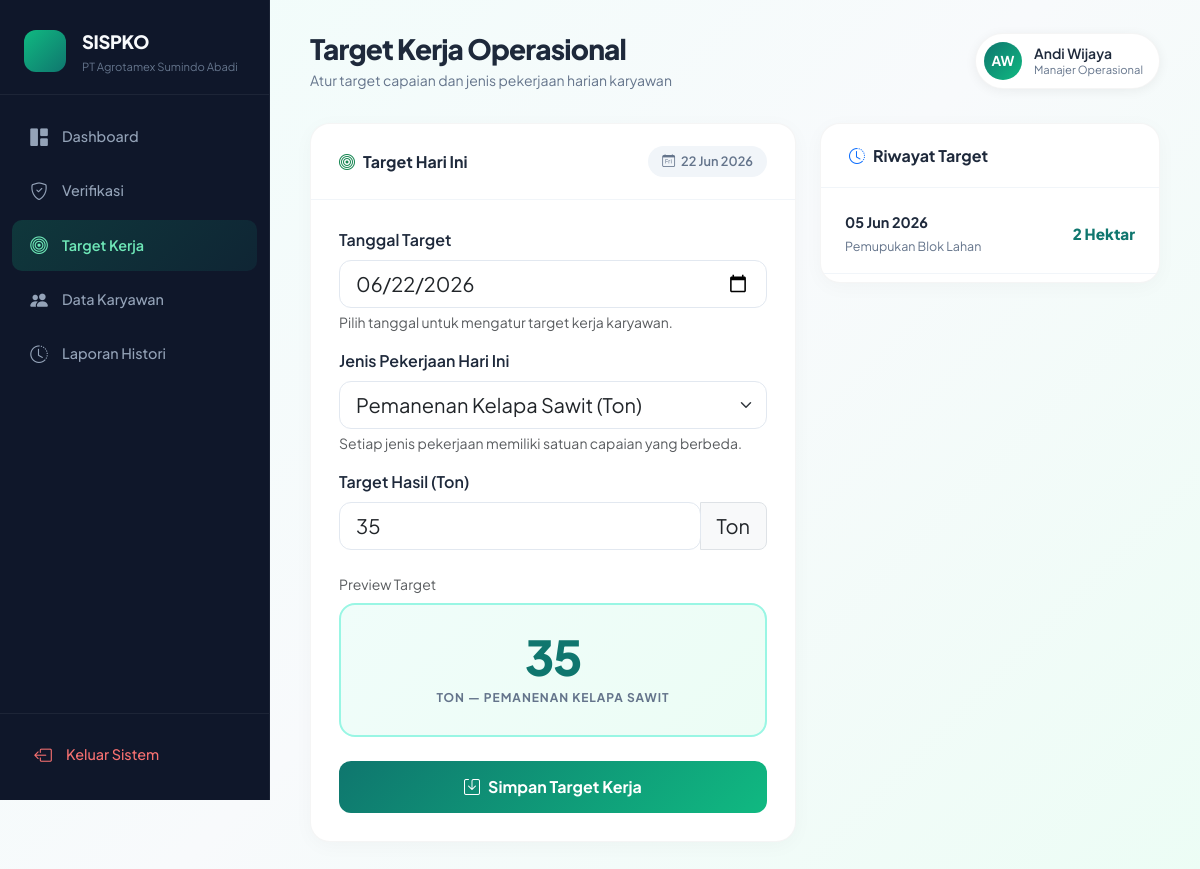
The page /input_target.php (signed in) on the database its author committed.
### tables this page shows
CREATE TABLE `target_harian` (
  `id_target` int(11) NOT NULL,
  `tanggal` date NOT NULL,
  `target_ton` decimal(10,2) NOT NULL DEFAULT 35.00,
  `jenis_pekerjaan` varchar(100) NOT NULL,
  `satuan` varchar(20) NOT NULL DEFAULT 'Ton',
  `diupdate_oleh` int(11) DEFAULT NULL,
  `updated_at` timestamp NOT NULL DEFAULT current_timestamp() ON UPDATE current_timestamp()
);

### includes/target_helper.php (called while the page is built, shortened)
<?php
function daftarJenisPekerjaan() {
    return [
        'Pemanenan Kelapa Sawit' => [
            'satuan'         => 'Ton',
            'default_target' => 35,
            'step'           => 0.1,
            'placeholder'    => 'Contoh: 32.4',
        ],
        'Pemupukan Blok Lahan' => [
            'satuan'         => 'Hektar',
            'default_target' => 10,
            'step'           => 0.1,
            'placeholder'    => 'Contoh: 8.5',
        ],
        'Penyemprotan Gulma/Rumput' => [
            'satuan'         => 'Liter',
            'default_target' => 200,
            'step'           => 1,
            'placeholder'    => 'Contoh: 180',
        ],
    ];
}
function getInfoPekerjaan($jenis) {
    $daftar = daftarJenisPekerjaan();
    return $daftar[$jenis] ?? [
        'satuan'         => 'Unit',
        'default_target' => 1,
        'step'           => 0.1,
        'placeholder'    => 'Contoh: 10',
    ];
}
function formatHasil($nilai, $satuan) {
    $num = is_numeric($nilai) ? (float) $nilai : 0;
    $formatted = (floor($num) == $num) ? number_format($num, 0) : number_format($num, 1);
    return $formatted . ' ' . $satuan;
}
function enrichTarget($target) {
    return $target;
}
function ensureTargetTable($koneksi) {
    mysqli_query($koneksi, "
        CREATE TABLE IF NOT EXISTS target_harian (
            id_target INT AUTO_INCREMENT PRIMARY KEY,
            tanggal DATE NOT NULL UNIQUE,
            target_ton DECIMAL(10,2) NOT NULL DEFAULT 35,
            jenis_pekerjaan VARCHAR(100) NOT NULL,
            satuan VARCHAR(20) NOT NULL DEFAULT 'Ton',
            diupdate_oleh INT NULL,
            updated_at TIMESTAMP DEFAULT CURRENT_TIMESTAMP ON UPDATE CURRENT_TIMESTAMP
        )
    ");
    $cek = mysqli_query($koneksi, "SHOW COLUMNS FROM target_harian LIKE 'satuan'");
}
function getTargetByTanggal($koneksi, $tanggal) {
    ensureTargetTable($koneksi);
    $tanggal = mysqli_real_escape_string($koneksi, $tanggal);
    $q = mysqli_query($koneksi, "SELECT * FROM target_harian WHERE tanggal='$tanggal' LIMIT 1");
    return null;
}
function getTargetDefault($jenis = 'Pemanenan Kelapa Sawit') {
    $info = getInfoPekerjaan($jenis);
    return [
        'target_ton'      => $info['default_target'],
        'jenis_pekerjaan' => $jenis,
        'satuan'          => $info['satuan'],
        'tanggal'         => date('Y-m-d'),
    ];
}
function getTargetAktif($koneksi, $tanggal = null) {
    $tanggal = $tanggal ?? date('Y-m-d');
    $target = getTargetByTanggal($koneksi, $tanggal);
    $def = getTargetDefault();
    $def['tanggal'] = $tanggal;
    return $def;
}
function getRiwayatTarget($koneksi, $limit = 7) {
    ensureTargetTable($koneksi);
    $limit = (int) $limit;
    return mysqli_query($koneksi, "SELECT * FROM target_harian ORDER BY tanggal DESC LIMIT $limit");
}

### input_target.php (the view, shortened to what this page needs)
<?php
include 'includes/manajer_init.php';
include_once 'includes/target_helper.php';
$tanggal_form = $_POST['tanggal'] ?? $_GET['tanggal'] ?? date('Y-m-d');
$target_aktif = getTargetAktif($koneksi, $tanggal_form);
$info_aktif   = getInfoPekerjaan($target_aktif['jenis_pekerjaan']);
$is_hari_ini = ($tanggal_form === date('Y-m-d'));
$riwayat = getRiwayatTarget($koneksi, 5);
$pekerjaanMap = daftarJenisPekerjaan();
include 'includes/manajer_header.php';
?>
<div class="target-layout">
    <div class="panel target-panel">
        <div class="panel-header">
            <h5><i class="bi bi-bullseye text-success"></i> <?= $is_hari_ini ? 'Target Hari Ini' : 'Atur Target' ?></h5>
            <?php if ($is_hari_ini): ?>
                <span class="stat-pill"><i class="bi bi-calendar-day"></i> <?= date('d M Y') ?></span>
            <?php endif; ?>
        </div>
        <div class="panel-body">
            <form method="POST" action="">
                <div class="mb-3">
                    <label class="form-label fw-semibold">Tanggal Target</label>
                    <input type="date" name="tanggal" class="form-control form-control-lg target-input" value="<?= htmlspecialchars($tanggal_form) ?>" required onchange="window.location='input_target.php?tanggal='+this.value">
                    <div class="form-text">Pilih tanggal untuk mengatur target kerja karyawan.</div>
                </div>
                <div class="mb-3">
                    <label class="form-label fw-semibold">Jenis Pekerjaan Hari Ini</label>
                    <select name="jenis_pekerjaan" id="jenisPekerjaan" class="form-select form-select-lg target-input" required>
                        <?php foreach ($pekerjaanMap as $jenis => $info): ?>
                        <option value="<?= htmlspecialchars($jenis) ?>" <?= ($target_aktif['jenis_pekerjaan'] === $jenis) ? 'selected' : '' ?>>
                            <?= htmlspecialchars($jenis) ?> (<?= htmlspecialchars($info['satuan']) ?>)
                        </option>
                        <?php endforeach; ?>
                    </select>
                    <div class="form-text">Setiap jenis pekerjaan memiliki satuan capaian yang berbeda.</div>
                </div>
                <div class="mb-4">
                    <label class="form-label fw-semibold" id="labelTarget">Target Hasil (<?= htmlspecialchars($info_aktif['satuan']) ?>)</label>
                    <div class="input-group input-group-lg">
                        <input type="number" step="<?= $info_aktif['step'] ?>" min="0.1" name="target_ton" id="inputTarget" class="form-control target-input" value="<?= htmlspecialchars($target_aktif['target_ton']) ?>" placeholder="<?= htmlspecialchars($info_aktif['placeholder']) ?>" required>
                        <span class="input-group-text" id="satuanBadge"><?= htmlspecialchars($info_aktif['satuan']) ?></span>
                    </div>
                </div>
                <div class="target-preview mb-4">
                    <small class="text-muted d-block mb-2">Preview Target</small>
                    <div class="target-value-box">
                        <div class="value" id="previewNilai"><?= htmlspecialchars($target_aktif['target_ton']) ?></div>
                        <div class="unit"><span id="previewSatuan"><?= htmlspecialchars($info_aktif['satuan']) ?></span> — <span id="previewJenis"><?= htmlspecialchars($target_aktif['jenis_pekerjaan']) ?></span></div>
                    </div>
                </div>
                <button type="submit" name="simpan" class="btn-manajer">
                    <i class="bi bi-save me-2"></i>Simpan Target Kerja
                </button>
            </form>
        </div>
    </div>
    <div class="panel">
        <div class="panel-header">
            <h5><i class="bi bi-clock-history text-primary"></i> Riwayat Target</h5>
        </div>
        <?php if (!$riwayat || mysqli_num_rows($riwayat) === 0): ?>
        <div class="empty-state py-5">
            <i class="bi bi-calendar-x"></i>
            <p>Belum ada riwayat target</p>
        </div>
        <?php else: ?>
        <div class="target-history">
            <?php while ($row = mysqli_fetch_assoc($riwayat)):
                $row = enrichTarget($row);
            ?>
            <a href="input_target.php?tanggal=<?= $row['tanggal'] ?>" class="history-item <?= ($row['tanggal'] === $tanggal_form) ? 'active' : '' ?>">
                <div>
                    <strong><?= date('d M Y', strtotime($row['tanggal'])) ?></strong>
                    <span><?= htmlspecialchars($row['jenis_pekerjaan']) ?></span>
                </div>
                <div class="history-ton"><?= formatHasil($row['target_ton'], $row['satuan']) ?></div>
            </a>
            <?php endwhile; ?>
        </div>
        <?php endif; ?>
    </div>
</div>
<?php include 'includes/manajer_footer.php'; ?>

### assets/css/manajer.css (style rules this page uses)
:root { --sidebar-w: 270px; --primary: #0f766e; --primary-dark: #0d5f58; --accent: #10b981; --surface: #f0fdfa; --text: #1e293b; --muted: #64748b; --sidebar-bg: #0f172a; --sidebar-hover: rgba(255,255,255,0.06); }
* { box-sizing: border-box; }
body { background: linear-gradient(135deg, #f0fdfa 0%, #f8fafc 50%, #ecfdf5 100%); font-family: 'Plus Jakarta Sans', sans-serif; color: var(--text); min-height: 100vh; }
.panel { background: white; border-radius: 20px; border: 1px solid rgba(0,0,0,0.04); box-shadow: 0 4px 20px rgba(0,0,0,0.03); overflow: hidden; }
.panel-header { padding: 22px 28px; border-bottom: 1px solid #f1f5f9; display: flex; justify-content: space-between; align-items: center; flex-wrap: wrap; gap: 12px; }
.panel-header h5 { font-weight: 700; font-size: 1rem; margin: 0; display: flex; align-items: center; gap: 8px; }
.panel-body { padding: 28px; }
.target-panel { max-width: 100%; }
.target-layout { display: grid; grid-template-columns: 1fr 340px; gap: 24px; align-items: start; }
.target-input { border-radius: 12px !important; border-color: #e2e8f0 !important; }
.target-preview .target-value-box { margin: 0; }
.target-history { padding: 8px 0; }
.history-item { display: flex; justify-content: space-between; align-items: center; padding: 16px 24px; border-bottom: 1px solid #f1f5f9; text-decoration: none; color: inherit; transition: background 0.15s; }
.history-item strong { display: block; font-size: 0.9rem; color: var(--text); }
.history-item span { font-size: 0.78rem; color: var(--muted); }
.history-ton { font-weight: 800; color: var(--primary); font-size: 0.95rem; white-space: nowrap; }
.target-value-box { background: linear-gradient(135deg, #f0fdfa, #ecfdf5); border: 2px solid #99f6e4; border-radius: 16px; padding: 28px; text-align: center; }
.target-value-box .value { font-size: 3rem; font-weight: 800; color: var(--primary); letter-spacing: -0.03em; line-height: 1; }
.target-value-box .unit { font-size: 0.75rem; font-weight: 700; text-transform: uppercase; letter-spacing: 0.08em; color: var(--muted); margin-top: 8px; }
.btn-manajer { background: linear-gradient(135deg, var(--primary), var(--accent)); color: white; border: none; border-radius: 12px; padding: 14px 24px; font-weight: 700; width: 100%; transition: opacity 0.2s, transform 0.2s; }
.stat-pill { display: inline-flex; align-items: center; gap: 6px; background: #f1f5f9; color: var(--muted); font-size: 0.8rem; font-weight: 600; padding: 6px 14px; border-radius: 20px; }

### rows shown on the page
target_harian: tanggal "05 Jun 2026", jenis_pekerjaan "Pemupukan Blok Lahan", formatHasil($row['target_ton'], $row['satuan']) "2 Hektar"

### other values the page prints
$menu['label'] "Dashboard"
$menu['label'] "Verifikasi"
$menu['label'] "Target Kerja"
$menu['label'] "Data Karyawan"
$menu['label'] "Laporan Histori"
$pageHeading "Target Kerja Operasional"
$pageSubtitle "Atur target capaian dan jenis pekerjaan harian karyawan"
$initials "AW"
$nama_manajer "Andi Wijaya"
$info_aktif['satuan'] "Ton"
$target_aktif['target_ton'] "35"
$info_aktif['satuan'] "TON"
$target_aktif['jenis_pekerjaan'] "PEMANENAN KELAPA SAWIT"
form field jenis_pekerjaan "Pemanenan Kelapa Sawit (Ton)"
